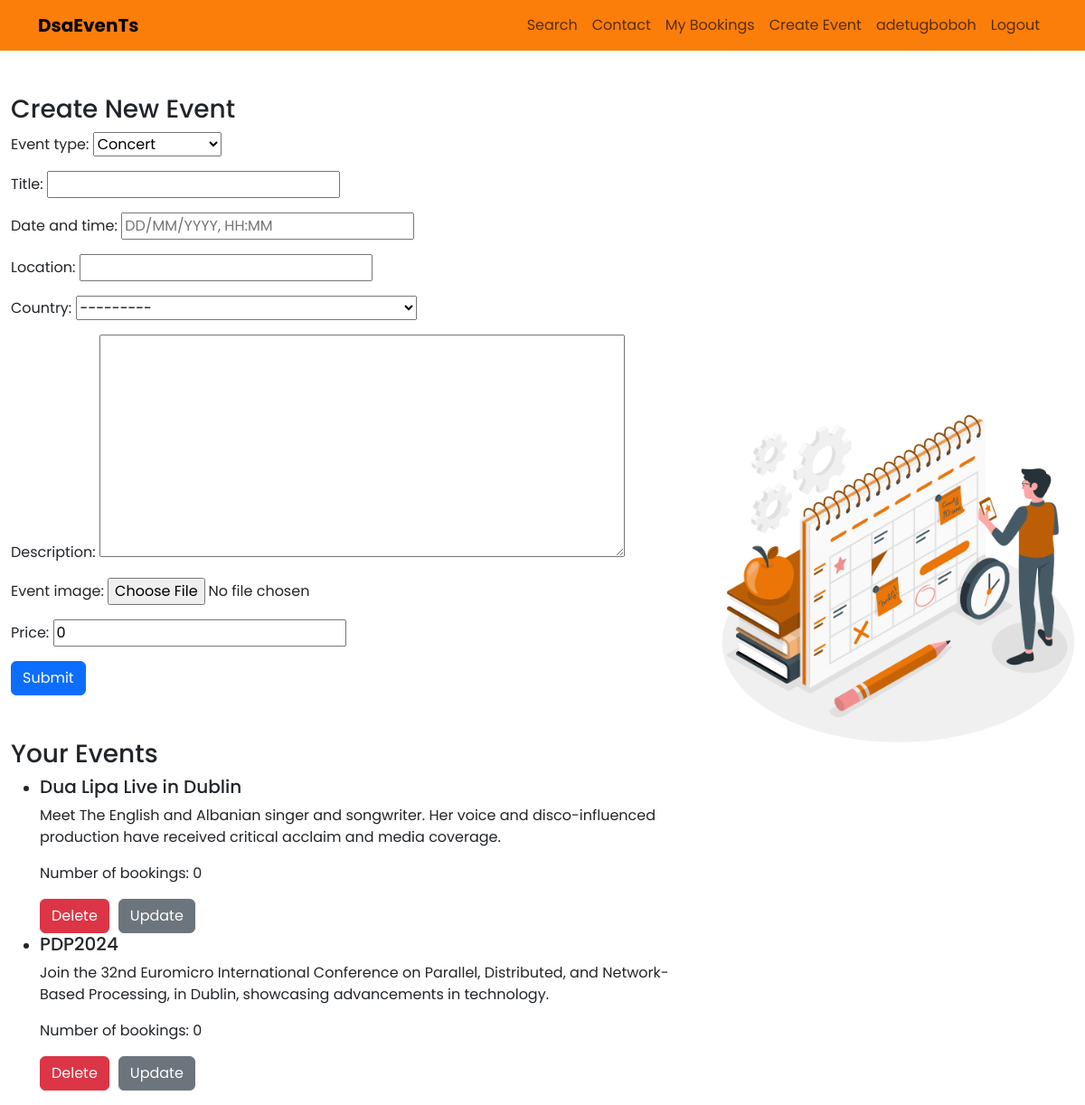
Screenshot of /events-submission/ (signed in) with the database file from the repository.
### events/models.py (models this page shows)
class Event(models.Model):
    EVENT_TYPE_CHOICES = (
        ('concert', 'Concert'),
        ('music_festival', 'Music Festival'),
        ('workshop', 'Workshop'),
        ('conference', 'Conference'),
        ('exhibition', 'Exhibition'),
        ('album_release', 'Album Release'),
        ('live_stream', 'Live Stream'),
        ('meetup', 'Meetup'),
    )
    event_type = models.CharField(max_length=100, choices=EVENT_TYPE_CHOICES)
    title = models.CharField(max_length=255)
    date_and_time = models.DateTimeField()
    location = models.CharField(max_length=255)
    country = CountryField()
    description = models.TextField()
    event_image = models.ImageField(blank=True)
    price = models.DecimalField(max_digits=10, decimal_places=2, default=0)
    user = models.ForeignKey(User, on_delete=models.CASCADE, default= None)

### events/views.py (the view)
# urls.py: path('events-submission/', views.create_event, name='event-submission'),
@login_required
def create_event(request):
    if request.method == 'POST':
        form = EventForm(request.POST, request.FILES)
        if form.is_valid():
            event = form.save(commit=False)
            if 'event_image' in request.FILES:
                s3_url = upload_to_s3(request.FILES['event_image'],
                request.FILES['event_image'].name)
                event.event_image = s3_url
            event.user=request.user
            event.save()
            return redirect('homepage')
    else:
        form = EventForm()
    existing_events = Event.objects.filter(user=request.user)
    return render(request, 'events/events_submission.html',
    {'form': form, 'existing_events': existing_events})

### events/forms.py
class EventForm(forms.ModelForm):
    date_and_time = forms.DateTimeField(input_formats=['%d/%m/%Y, %H:%M'],
    widget=DateTimeInput(attrs={'placeholder': 'DD/MM/YYYY, HH:MM'}))
    class Meta:
        model = Event
        fields = ['event_type', 'title', 'date_and_time', 'location', 'country',
        'description', 'event_image', 'price']
        widgets = {
            'date_and_time': DateTimeLocalInput(),
            'country': forms.Select(choices=[(country.code, country.name)
            for country in countries]),
        }
    def __init__(self, *args, **kwargs):
        super().__init__(*args, **kwargs)
        self.fields['event_type'].choices = Event.EVENT_TYPE_CHOICES

### templates/events/events_submission.html (shortened to what this page needs)
{% extends 'base.html' %}
{% load static %}
{% block content %}
<div style ="display:flex; justify-content:space-between; align-items:center;">
<div>
    <div class="container mt-5">
    <h3>Create New Event</h3>
    <form method="post" enctype="multipart/form-data">
        {{ form.as_p }}
        <button type="submit" class="btn btn-primary">Submit</button>
    </form>
</div>
    <div class="container mt-5">
    <h3>Your Events</h3>
    {% if existing_events %}
    <ul>
        {% for event in existing_events %}
        <li>
            <h5>{{ event.title }}</h5>
            <p>{{ event.description }}</p>
             <p>Number of bookings: {{ event.bookings.count }}</p>
        <div style="display: flex; flex-direction:row; gap:10px;">
            <form method="post" action="{% url 'delete_event' event.id %}">
                <button type="submit" class="btn btn-danger">Delete</button>
            </form>
            <a href="{% url 'update_event' event.id %}" class="btn btn-secondary">Update</a>
        </div>
        </li>
        {% endfor %}
    </ul>
    {% else %}
    <p>No events submitted yet.</p>
    {% endif %}
</div>
</div>
<div>
     <img src="{% static 'events/images/Schedule.gif' %}" alt="contact Image" class="img-fluid" style="width: 600px;">
</div>
</div>
{% endblock %}

### templates/events/header.html (shortened to what this page needs)
<header class="navbar navbar-expand-lg navbar-light" style="background:#FB7E0A">
    <div class="container">
        <a class="navbar-brand fw-bolder" href="/">DsaEvenTs</a>
        <div class="collapse navbar-collapse justify-content-end" id="navbarNav">
            <ul class="navbar-nav ml-auto">
                <li class="nav-item">
                    <a class="nav-link" href="/all-events/">Search</a>
                </li>
                 <li class="nav-item">
                    <a class="nav-link" href="/contact-us/">Contact</a>
                </li>
                <li class="nav-item">
                    <a   class="nav-link" href="{% url 'my_bookings' %}">My Bookings</a>
                </li>
                   {% if user.is_authenticated %}
                     <li class="nav-item">
                        <a class="nav-link" href="/events-submission/">Create Event</a>
                    </li>
                    <li class="nav-item">
                        <a class="nav-link" href="#">{{ user.username }}</a>
                    </li>
                    <li class="nav-item">
                        <a class="nav-link" href="{% url 'account_logout' %}">Logout</a>
                    </li>
                {% else %}
                    <li class="nav-item">
                        <a class="nav-link" href="{% url 'account_login' %}">Login</a>
                    </li>
                {% endif %}
            </ul>
        </div>
    </div>
</header>

### rows the page displays
Event: title "Dua Lipa Live in Dublin", description "Meet The English and Albanian singer and songwriter. Her voice and disco-influenced production have received critical acclaim and media coverage.", bookings.count "0"
Event: title "PDP2024", description "Join the 32nd Euromicro International Conference on Parallel, Distributed, and Network-Based Processing, in Dublin, showcasing advancements in technology.", bookings.count "0"

### other values shown
{{ user.username }} "adetugboboh"
